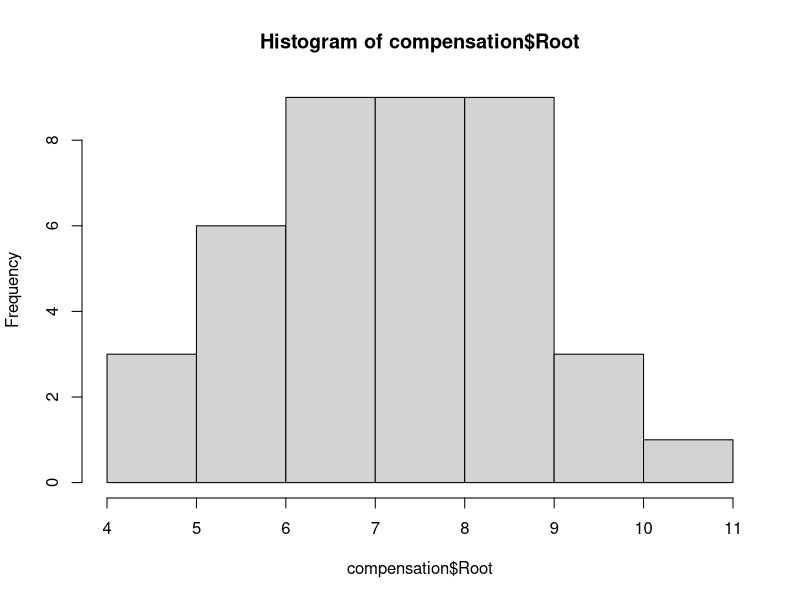
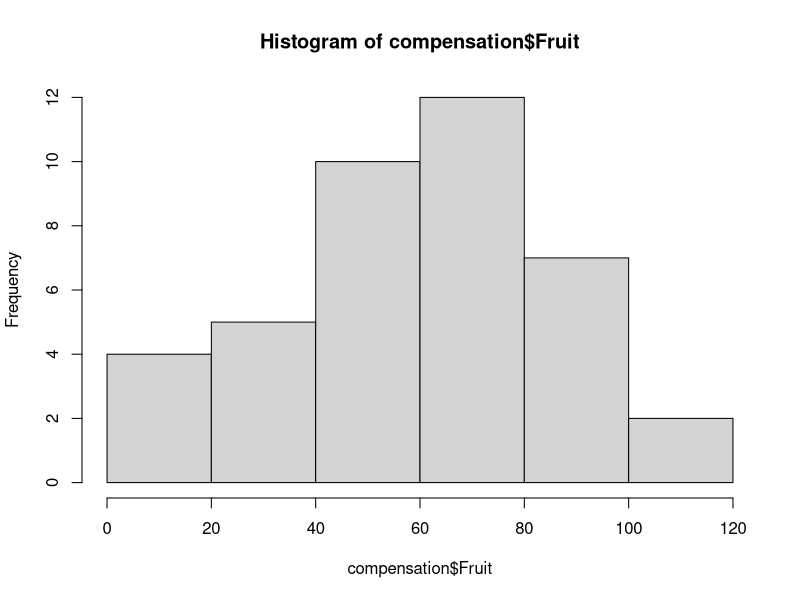
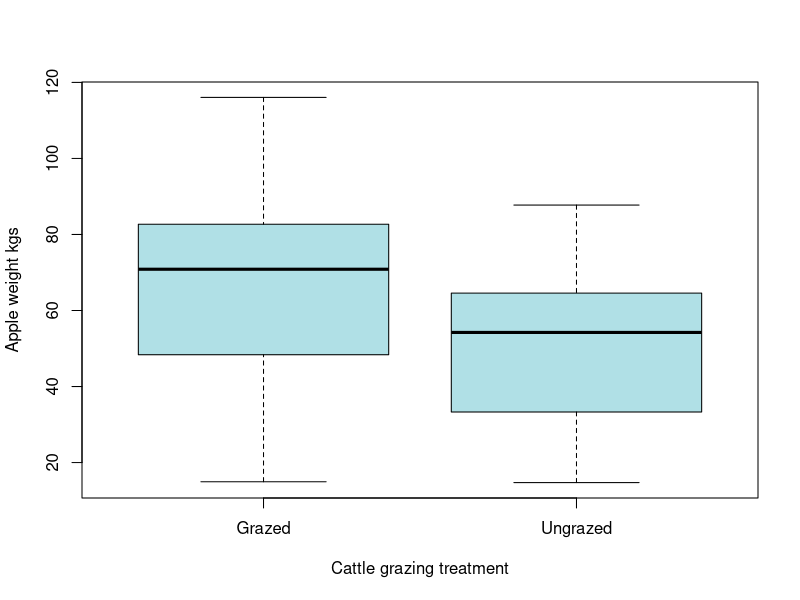
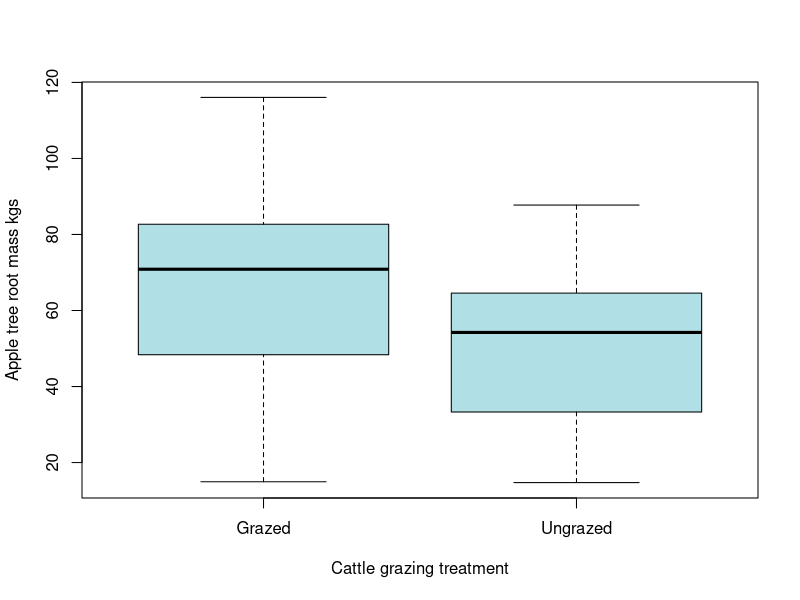

Generate these figures, in order, with R: (Note: this script raises an error after producing the figures.)
# Class exercise - introduction to R and Rstudio

# load in compensation dataset
compensation<- read.csv("compensation.csv", header = TRUE)
# These data differ from the 'Gradient' data; here you have three columns
# but only one of the them 'Grazing' is a character variable. The other two: 'Fruit' and 'Root' are numeric
# the compensation data are derived from a study looking at the production of fruit (apples, kg) 
# on rootstocks of different widths (mm; the tops are grafted onto rootstocks). 
# Furthermore, some trees are in parts of the orchard that allow grazing by cattle, 
# and others are in parts free from grazing. Grazing may reduce the amount of grass, 
# which might compete with the apple trees for resources.

# Remember to make the character variable a factor if it already isn't. Check using str()

#look at the datafile
str(compensation)
# we have two numeric varaibles and one factor.
# Im my case it imported as a factor character fields so no need to change one using the as.factor() function.
# If is a character in your case them the following code will make it a factor variable
compensation$Grazing <- as.factor(compensation$Grazing)
# the as.factor() function does the work

# check normality using histograms
hist(compensation$Root) # looks good
hist(compensation$Fruit) # looks good

# Confirm patterns using boxplot
boxplot(Fruit~Grazing, data=compensation, col="powderblue", xlab="Cattle grazing treatment", ylab="Apple weight kgs")
boxplot(Fruit~Grazing, data=compensation, col="powderblue",xlab="Cattle grazing treatment", ylab="Apple tree root mass kgs")

# Repeat using ggplot
ggplot(compensation, aes(x=Grazing,y=Fruit,fill=Grazing)) + geom_boxplot() + xlab("Cattle grazing treatment") + ylab("Apple weight kgs") 
ggplot(compensation, aes(x=Grazing,y=Root,fill=Grazing)) + geom_boxplot() + xlab("Cattle grazing treatment") + ylab("Apple weight kgs")
# We cannot use facetwrap to compare these because we only have one factor, but we can use 
# the ggpubr package

#install the new package
install.packages("ggpubr")

#open package
library(ggpubr)

# create two boxplot plots A and B and one X-Y plot
A <- ggplot(compensation, aes(x=Grazing,y=Fruit,fill=Grazing)) + geom_boxplot() + xlab("Cattle grazing treatment") + ylab("Apple weight kgs") 
B <- ggplot(compensation, aes(x=Grazing,y=Root,fill=Grazing)) + geom_boxplot() + xlab("Cattle grazing treatment") + ylab("Apple weight kgs") 

# arrange them on one page
ggarrange(A, B, labels = c("A", "B"), ncol = 2, nrow = 1)
#ggarrange is a function in the ggpubr package that allows you to arrange the figures to make one composite figure
#Just pull in the figure objects, this case A and B,
# Add the labels using the labels command and
# tell ggarange how you want the columns, row arranged (ncol = nuber of columns, nrow=number of rows)


# We also might want to display the X/Y relationship against the grazing treatment, so we create another plot 
C <- ggplot(compensation, aes(x=Root,y=Fruit, colour=Grazing)) + geom_point() +xlab("Root biomass") + ylab("Fruit biomass")
C #Look at the plot

# plot all three figures
ggarrange(A, B, C, labels = c("A", "B", "C"), ncol = 2, nrow = 2)


